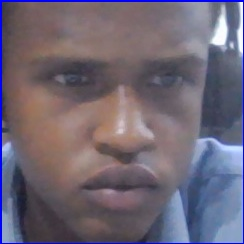
#> input picture dataset/0010/face_1.jpg, 244 x 244 px; its folder holds only this picture in this run
$ python train_model.py
#> lines starting #> are read from the running program, lines starting #| are printed output that depends on the picture
import cv2
import os
import numpy as np

recognizer = cv2.face.LBPHFaceRecognizer_create()

faces = []
labels = []

dataset_path = "dataset"

for employee_id in os.listdir(dataset_path):
    employee_folder = os.path.join(dataset_path, employee_id)

    for image_name in os.listdir(employee_folder):
        image_path = os.path.join(employee_folder, image_name)
        image = cv2.imread(image_path, cv2.IMREAD_GRAYSCALE)
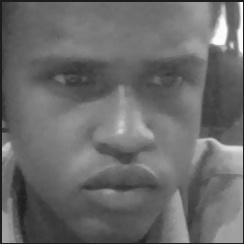
#> image: shape (244, 244); min 25, max 255, mean 106.3
        faces.append(image)
        labels.append(int(employee_id))

recognizer.train(faces, np.array(labels))

recognizer.write("face_model.yml")

$ run again, on dataset/0010/face_10.jpg
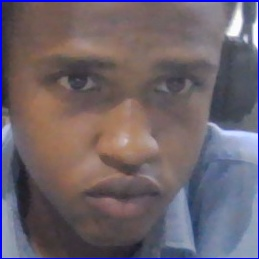
#> input picture dataset/0010/face_10.jpg, 259 x 259 px
#> `image = cv2.imread(image_path, cv2.IMREAD_GRAYSCALE)`:
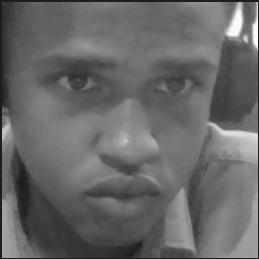
#> image: shape (259, 259); min 24, max 255, mean 103.3

$ run again, on dataset/0010/face_11.jpg
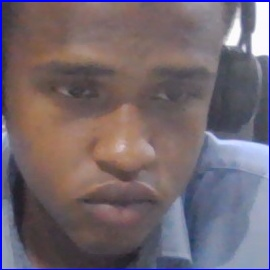
#> input picture dataset/0010/face_11.jpg, 270 x 270 px
#> `image = cv2.imread(image_path, cv2.IMREAD_GRAYSCALE)`:
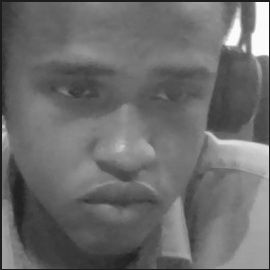
#> image: shape (270, 270); min 23, max 255, mean 107.7
